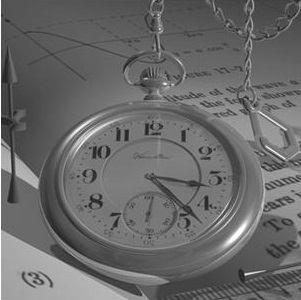
%> input picture DigImageProcessing/exercise1/input_images/clock.jpg, 301 x 300 px
$ octave erwtima1.m   (GNU Octave 9; MATLAB toolbox functions it lacks are replaced by stand-ins)
%> lines starting %> are read from the running program, lines starting %| are printed output that depends on the picture
### DigImageProcessing/exercise1/MATLAB_code/DFT_2D_Matrix.m
function [ A ] = DFT_2D_Matrix( a )
	[N1,N2] = size(a);
	n1 = 0:N1-1;
	n2 = 0:N2-1;

	W = n1'*n2;
	W = W .* ( 1i*(-2*pi/N1));
	W = exp(1) .^ (W);

	A = W*double(a)*transpose(W);
end

### DigImageProcessing/exercise1/MATLAB_code/shift_2D.m
function [ shiftedA ] = shift_2D( A )
	half = ceil(size(A)/2);
	shiftedA = A([half(1)+1:end, 1:half(1)], [half(2)+1:end, 1:half(2)]);
end

### DigImageProcessing/exercise1/MATLAB_code/DFT_2D_RowCol.m
function [ A ] = DFT_2D_RowCol( a )
	Y = transpose(fft(transpose(a)));
	A = fft(Y);
end

### DigImageProcessing/exercise1/MATLAB_code/erwtima1.m
a = imread('clock.jpg');
%> a is the input picture: size 300x301x3 uint8; min 27, max 255, mean 105.7
a = a(1:300, 1:300, 3); %It is grayscale
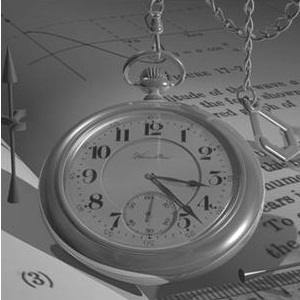
%> a: size 300x300 uint8; min 27, max 255, mean 105.7

A1 = DFT_2D_RowCol(a);
A2 = DFT_2D_Matrix(a);

A1magn = shift_2D(abs(A1));
%> in shift_2D, `shiftedA = A([half(1)+1:end, 1:half(1)], [half(2)+1:end, 1:half(2)]);`:
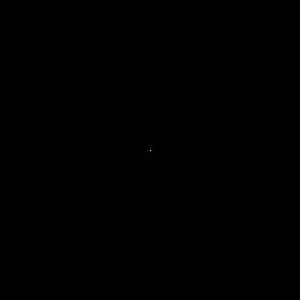
%> shiftedA: size 300x300 double; min 6.85, max 9514629, mean 3562.6; drawn with min black and max white
A2magn = shift_2D(abs(A2));

c = 1;
A1magn_log = shift_2D(log(abs(A1)+c));
%> in shift_2D (call 3), `shiftedA = A([half(1)+1:end, 1:half(1)], [half(2)+1:end, 1:half(2)]);`:
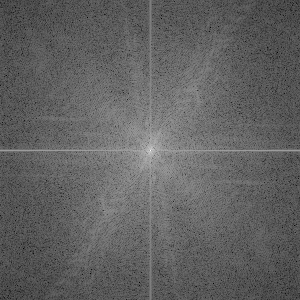
%> shiftedA: size 300x300 double; min 2.06, max 16.07, mean 7.44; drawn with min black and max white
A2magn_log = shift_2D(log(abs(A2)+c));

close all;
figure('Position', [100 200 750 750]);
subplot(2,2,1), imshow(A1magn, []), title('Method 1: Linear Display');
subplot(2,2,2), imshow(A2magn, []), title('Method 2: Linear Display');
subplot(2,2,3), imshow(A1magn_log, []), title('Method 1: Logarithmic Display');
subplot(2,2,4), imshow(A2magn_log, []), title('Method 2: Logarithmic Display');
colormap(jet);
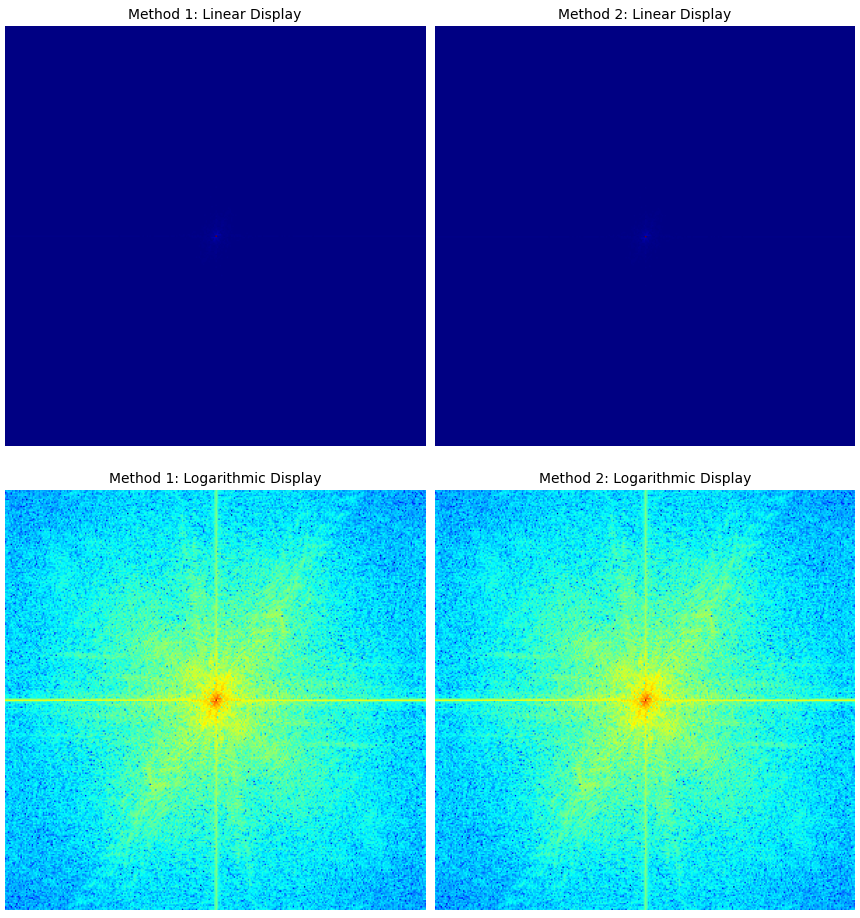
%> figure redrawn from the program's plot data, 4 panels

print(gcf, '-dpng', 'erwtima1_image.png');

[N1,N2] = size(a);
%> N1 = 300; N2 = 300
Y = [0:N1-1] - ceil(N1/2);
%> Y = 300 values from -150 to 149
X = [0:N2-1] - ceil(N2/2);
%> X = 300 values from -150 to 149
figure('Position', [900 200 750 750]);
subplot(2,2,1), mesh(X, Y, A1magn), title('Method 1: Linear Display');
subplot(2,2,2), mesh(X, Y, A2magn), title('Method 2: Linear Display');
subplot(2,2,3), mesh(X, Y, A1magn_log ), title('Method 1: Logarithmic Display');
subplot(2,2,4), mesh(X, Y, A2magn_log), title('Method 2: Logarithmic Display');
%> after `title('Method 2: Logarithmic Display')`:
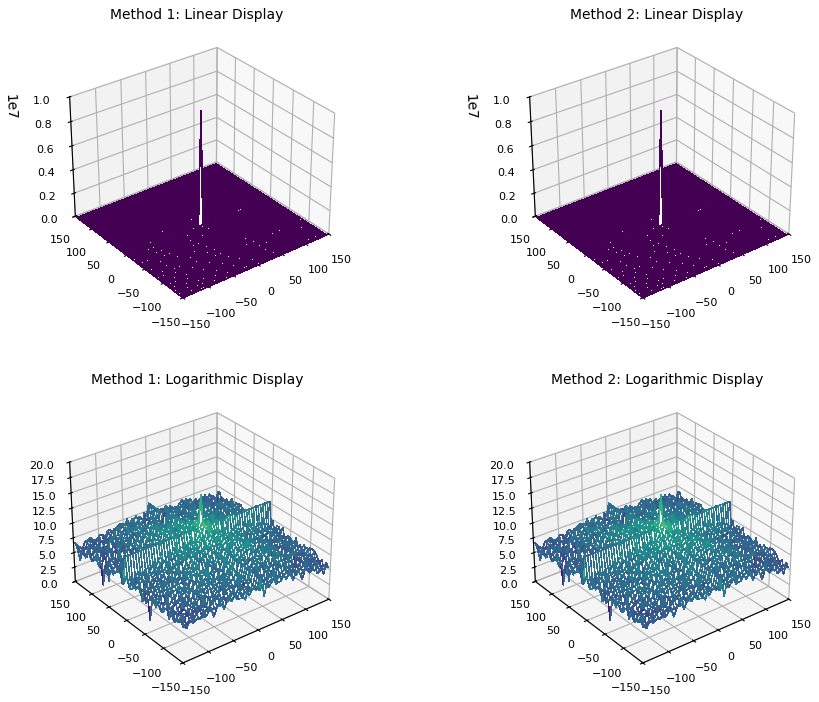
%> figure redrawn from the program's plot data, 4 panels
print(gcf, '-dpng', 'erwtima1_mesh.png');
